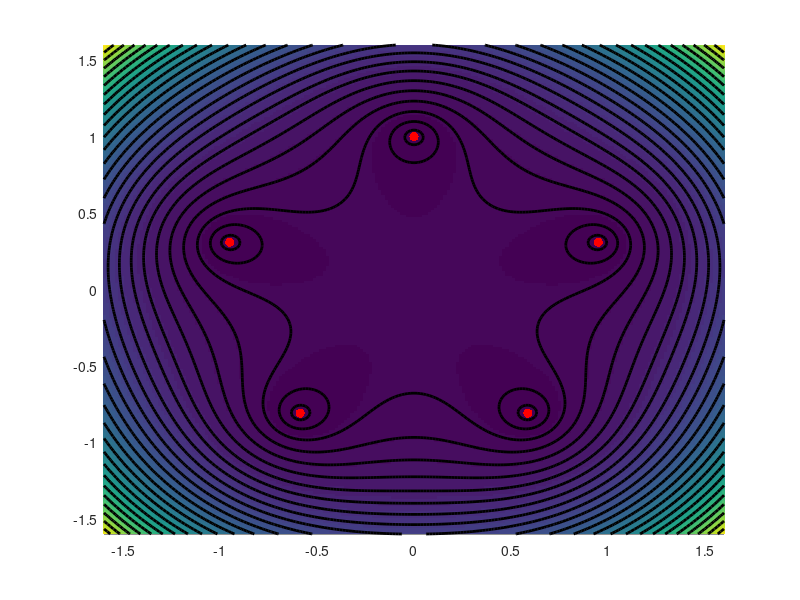

The MATLAB script that drew this image: (Note: this script raises an error after producing the figure.)
%%
% Display roots of polynomials


rep = '../results/poly-roots/';
[~,~] = mkdir(rep);
if not(exist('test'))
    test=1;
end

% p5, ... p 0
p = [1 0 0 0 0 -1];

q = 201;
u = 1.6;
x = linspace(-u,u,q);
[Y,X] = meshgrid(x,x);
Z = X+1i*Y;

F = polyval(p,Z);
R = roots(p);

clf; hold on;
imagesc(x,x,abs(F));
contour(x,x,sqrt(abs(F)), 25, 'k', 'LineWidth', 2);
plot(imag(R),real(R), 'r.', 'MarkerSize', 20);
colormap parula(256);
axis off;

% radius
r = [0.5 0.5 0.5 0.5 0.5 1];
% center
c = [1 0.1 0.1i -.2 0.1+.1i 0];


% radius
r = [0 0 2 0 0 0];
c = [1 0 0 0 0 1];

m = 100;
nls = 9;
for i=1:m
    t = (i-1)/m;
    p = c + exp(2i*pi*t)*r;
    %   
    F = polyval(p,Z);
    R = roots(p);
    %
    clf; hold on;
    imagesc(x,x,abs(F));
    contour(x,x,(abs(F)), linspace(0,4,nls), 'k', 'LineWidth', 2);
    plot(imag(R),real(R), 'r.', 'MarkerSize', 20);
    colormap(parula(nls-1)); caxis([0 4]);
    axis([-u u -u u]);
    axis off;
    drawnow;
    saveas(gcf, [rep 'anim-' num2str(i) '.png'], 'png');
end
